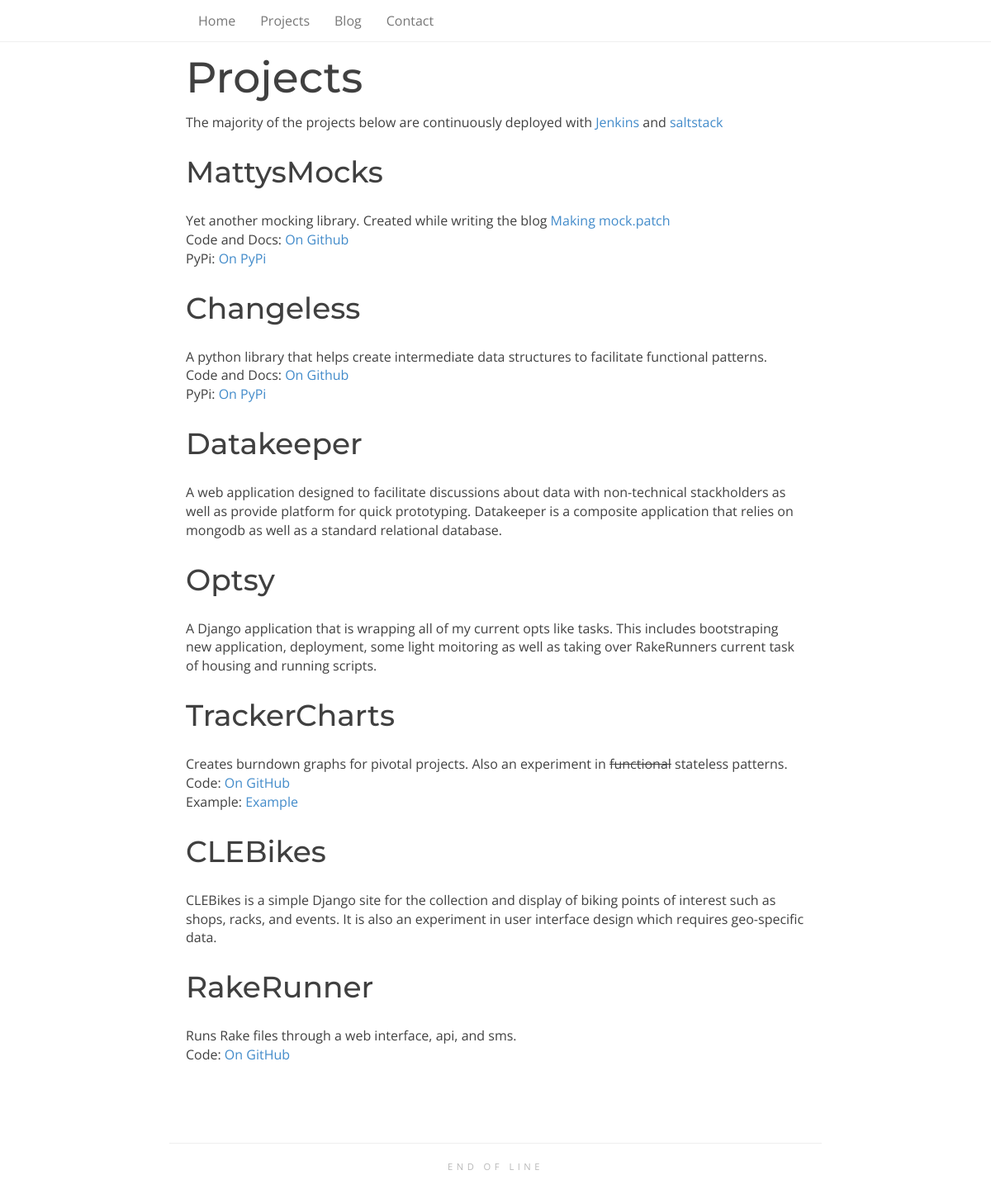
/projects/, run on the app's committed database.
### cms/models.py (models this page shows, shortened)
class Page(models.Model):
    author = models.ForeignKey(User)
    title = models.CharField(max_length=100)
    content = models.TextField()
    slug = models.SlugField(unique=True)
    active = models.BooleanField(default=False)
    created_at = models.DateTimeField(auto_now_add=True)
    template = models.CharField(max_length=200, blank=True, null=True)

### cms/views.py (the view)
# urls.py: url("^([a-zA-z0-9-_]+)/$", "cms.views.page", name='page'),
def page(request, page_slug):
    c = update_page_data(page_slug, standard_context())
    page = Page.objects.get(slug=page_slug, active=True)
    c.update({
        'page': page ,
    })
    page_template = 'pages/single.html'
    if page.template != "":
        page_template = page.template
    return render(request, page_template , c)

### cms/helpers.py (called while the page is built)
def nav():
    return { 'pages': Page.objects.filter(active=True) }

def standard_context():
    nav_thing = nav()
    nav_thing['pages'] = filter(lambda page: page.slug != "index", nav_thing['pages'])
    return { 'nav': nav_thing, 'app_name' : settings.SITE_NAME }

### cms/views.py (called while the page is built)
def get_page_data(name):
    name = name.replace('-','_')
    if hasattr(page_data, name):
        return getattr(page_data, name)()
    return None

def update_page_data(page_name, page_context):
    new_page_data = get_page_data(page_name)
    if new_page_data is not None:
        page_context.update(new_page_data)
    return page_context

### templates/pages/single.html
{% extends 'layout.html' %}
{% block content %}
  <div class="row">
    <div class="col-md-8 col-md-offset-2">
      <h1> {{page.title}} </h1>
      {{page.content | safe}}
    </div>
  </div>
{% endblock %}

### templates/layout.html (shortened to what this page needs)
<!DOCTYPE html>
<html>
  <head>
    {% load staticfiles %}
    <link rel="stylesheet" type="text/css" href="{% static "vendor/bootstrap/css/bootstrap.min.css" %}" >
    <link rel="stylesheet" type="text/css" href="{% static "css/style.css" %}" >
  </head>
  <body>
    <nav class="navbar navbar-default navbar-fixed-top" role="navigation">
    <div class="container">
      <div class="row">
        <div class="col-md-8 col-md-offset-2">
          <div class="collapse navbar-collapse" id="menu-collapse">
            <ul class="nav navbar-nav">
              <li> <a href="{% url 'index' %}"> Home </a> </li>
              {% for page in nav.pages %}
              <li>
              <a href="{% url 'page' page.slug %}"> {{page.title}} </a>
              </li>
              {% endfor %}
              <li> <a href="{%url 'contact' %}"> Contact </a>
            </ul>
          </div>
        </div>
      </div>
    </div>
    </nav>
    <div class="container">
      {% block content %}
      {% endblock %}
    </div>
      <div class="row footer">
        <div class="col-md-8 col col-md-offset-2">
          <hr/>
          <p> end of line</p>
        </div>
      </div>
  </body>
</html>

### static/css/style.css (style rules this page uses)
body { margin-top: 65px; font-family: "Open Sans"; font-size: 16px; color: #404040; }
h1, h2, h3, h4, h5 { font-family: Montserrat; }
h1 { font-size: 52px; margin: 0px 0px 15px 0px; }
h2 { font-size: 36px; line-height: 46px; margin: 0px 0px 25px 0px; }
p { margin: 0px 0px 25px 0px; text-transform: inherit; font-size: 16px; }
.footer { margin-top: 50px; color: #B8B8B8; text-align: center; }
.footer p { text-transform: uppercase; font-size: .7em; letter-spacing: .4em; }
.navbar-default { background-color:white; background-color: rgba(255,255,255,0.9); border-bottom: 1px solid #F0F0F0 ; }

### data on the page
Page: title "Projects", content "The majority of the projects below are continuously deployed with Jenkins and saltstack MattysMocks Yet another mocking library. Created while writing the blog Making mock.patch Code and Docs: On Github PyPi: On PyPi Changeless A python library that helps create intermediate data structures to facilitate functional patterns. Code and Docs: On Github PyPi: On PyPi Datakeeper A web application designed to facilitate discussions about data with non-technical stackholders as well as provide platform for quick prototyping. Datakeeper is a composite application that relies on mongodb as well as a standard relational database. Optsy A Django application that is wrapping all of my current opts like…"
Page: title "Blog"
